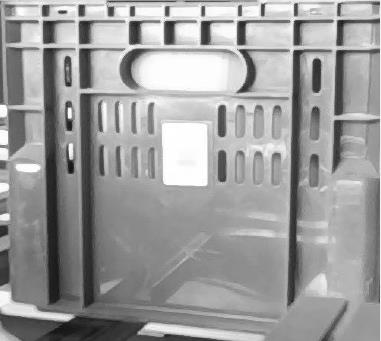
//> input picture OpenNI/StudyOpenNI/openni_convert_to_opencv/redbox1.jpg, 381 x 341 px
$ ./FLANN_my_test   (built with g++ and OpenCV 4)
//> lines starting //> are read from the running program, lines starting //| are printed output that depends on the picture
// https://docs.opencv.org/4.5.5/d5/d6f/tutorial_feature_flann_matcher.html
// https://github.com/opencv/opencv/blob/4.x/samples/cpp/tutorial_code/features2D/feature_flann_matcher/SURF_FLANN_matching_Demo.cpp

#include <iostream>
#include <opencv2/opencv.hpp>
#include "opencv2/core.hpp"
#ifdef HAVE_OPENCV_XFEATURES2D
#include "opencv2/highgui.hpp"
#include "opencv2/features2d.hpp"
#include "opencv2/xfeatures2d.hpp"

using namespace cv;
using namespace cv::xfeatures2d;
using std::cout;
using std::endl;

const char* keys =
"{ help h |                  | Print help message. }"
"{ input1 | box.png          | Path to input image 1. }"
"{ input2 | box_in_scene.png | Path to input image 2. }";

int main(int argc, char* argv[])
{
    //CommandLineParser parser(argc, argv, keys);
    //Mat img1 = imread(samples::findFile(parser.get<String>("input1")), IMREAD_GRAYSCALE);
    //Mat img2 = imread(samples::findFile(parser.get<String>("input2")), IMREAD_GRAYSCALE);
    std::string img1_path = "E:/MyGithub/Cpp/OpenNI/StudyOpenNI/openni_convert_to_opencv/redbox1.jpg";
    std::string img2_path = "E:/MyGithub/Cpp/OpenNI/StudyOpenNI/openni_convert_to_opencv/redbox3.jpg";
    Mat img1 = imread(img1_path);
//> img1 is the input picture: 341 rows x 381 cols, CV_8UC3; min 13, max 255, mean 156.5
    Mat img2 = imread(img2_path);
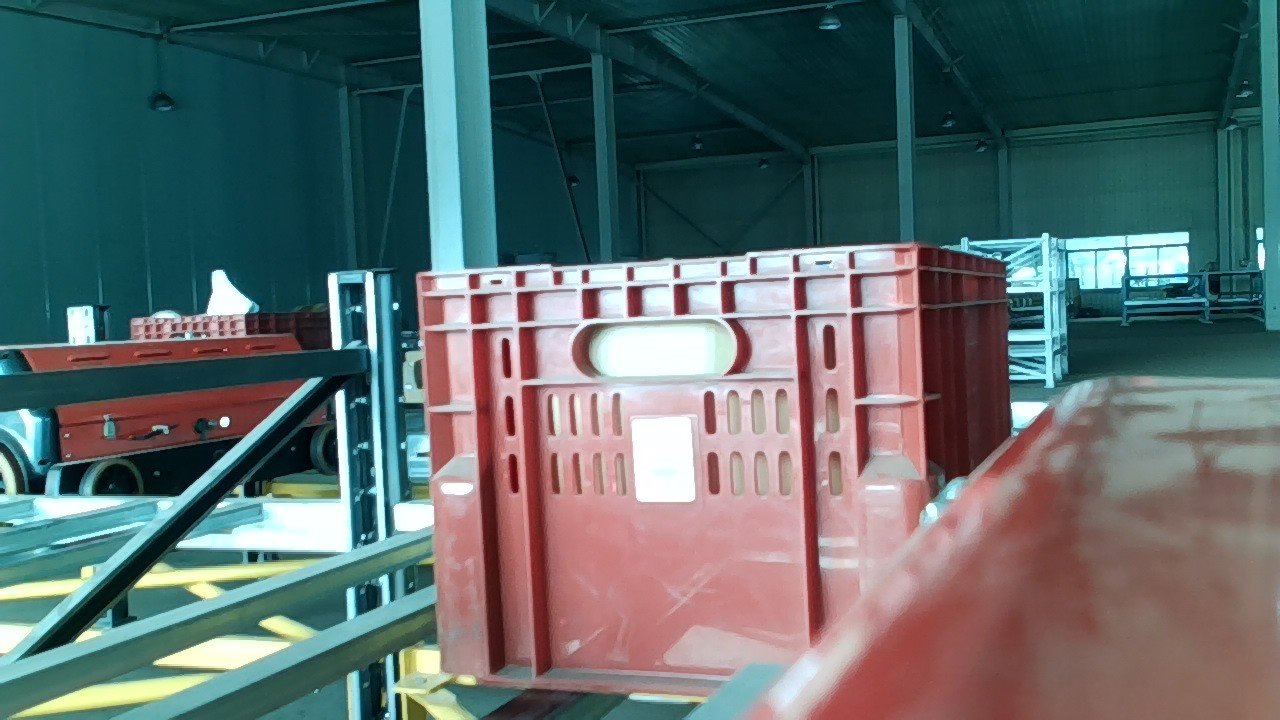
//> input picture OpenNI/StudyOpenNI/openni_convert_to_opencv/redbox3.jpg, 1280 x 720 px
//> img2 is the input picture: 720 rows x 1280 cols, CV_8UC3; mean B, G, R 106.9, 106.3, 91.9

    cvtColor(img1, img1, COLOR_BGR2GRAY);
//> img1: 341 rows x 381 cols, CV_8UC1
    cvtColor(img2, img2, COLOR_BGR2GRAY);
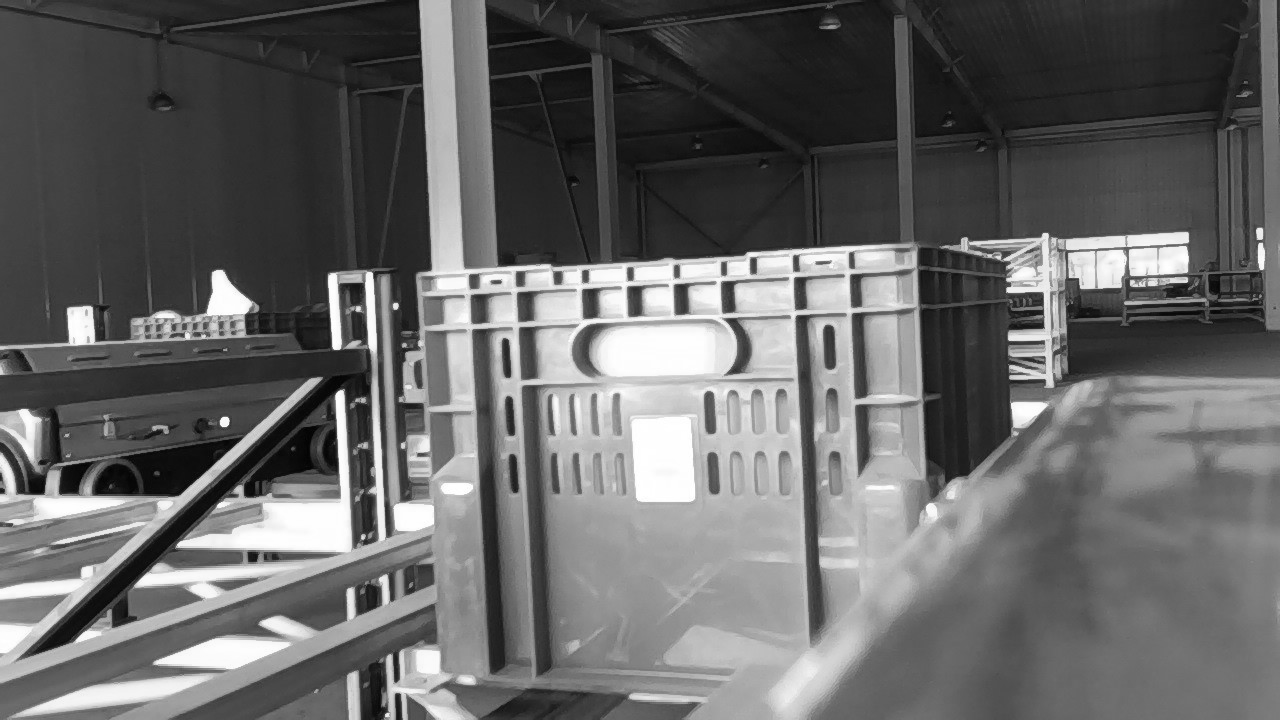
//> img2: 720 rows x 1280 cols, CV_8UC1; min 1, max 255, mean 102.1

    //cout << img1.empty() << endl;

    if (img1.empty() || img2.empty())
    {
        cout << "Could not open or find the image!\n" << endl;
        //parser.printMessage();
        return -1;
    }

    //-- Step 1: Detect the keypoints using SURF Detector, compute the descriptors
    int minHessian = 400;
//> (the run ends here: the program stops with an error, at `Ptr<SURF> detector = SURF::create(minHessian);`)
